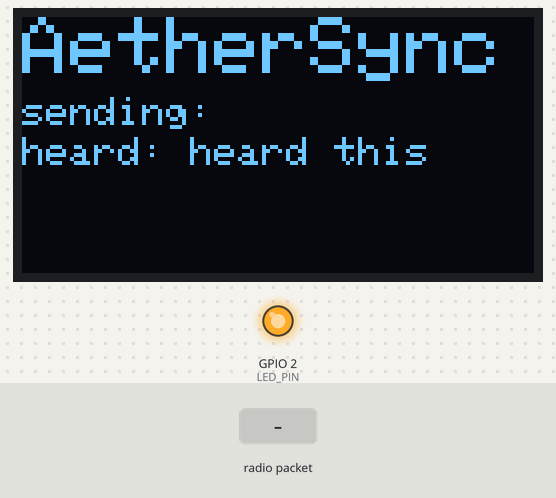
The sketch below on a simulated ESP32. On the bench: 128×64 one-colour display, output pins drawn as LEDs (lit = HIGH). The inputs (shaded band) are chosen by the test bench. The ROS host is connected and sends only what is stated; what the sketch prints to the serial monitor is not drawn.

Above: at 4.2 s.
4.3 s: radio packet "1" arrives
At 5.3 s:
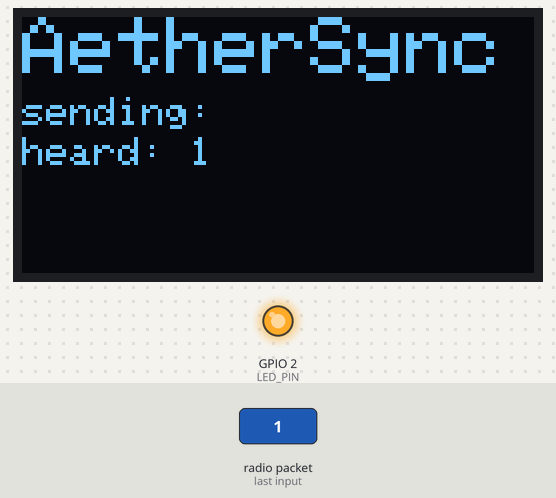
5.9 s: radio packet "0" arrives
At 6.7 s:
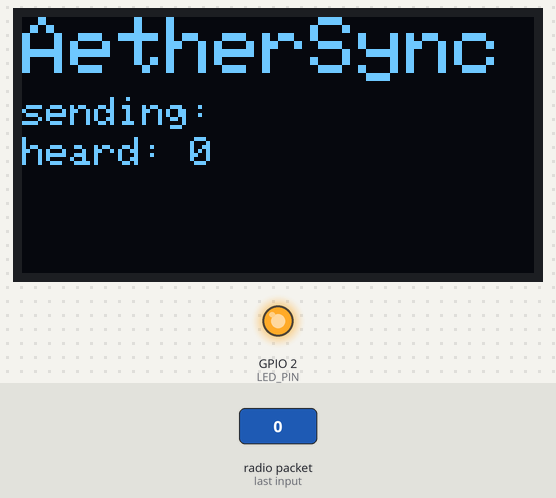
7.4 s: radio packet "2" arrives
Timing chart, 0 to 10.4 s (numbered marks = the images above; inputs shaded):
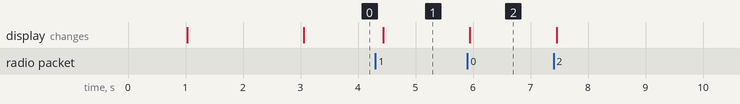

Measured:
- after the input at 4.3 s, the display: changes after 0.14 s (image 1)
- after the input at 5.9 s, the display: changes after 0.05 s (image 2)

The sketch:

simple_subscriber_task_OLED.ino
```cpp
//constrict to only use 1 core
#if CONFIG_FREERTOS_UNICORE
static const BaseType_t app_cpu = 0;
#else
static const BaseType_t app_cpu = 1;
#endif

#include <WiFi.h>
#include <esp_now.h>
#include <Adafruit_GFX.h>
#include <Adafruit_SSD1306.h>

#define SCREEN_WIDTH 128 // OLED display width, in pixels
#define SCREEN_HEIGHT 64 // OLED display height, in pixels
// Declaration for SSD1306 display connected using I2C
#define OLED_RESET -1 // Reset pin # (or -1 if sharing Arduino reset pin)
#define SCREEN_ADDRESS 0x3C
Adafruit_SSD1306 display(SCREEN_WIDTH, SCREEN_HEIGHT, &Wire, OLED_RESET);

#include <micro_ros_arduino.h>

#include <stdio.h>
#include <rcl/rcl.h>
#include <rcl/error_handling.h>
#include <rclc/rclc.h>
#include <rclc/executor.h>

#include <std_msgs/msg/int32.h>

rcl_subscription_t subscriber;
std_msgs__msg__Int32 msg;
rclc_executor_t executor;
rclc_support_t support;
rcl_allocator_t allocator;
rcl_node_t node;
rcl_timer_t timer;

String string_sub = ""; //this is the data it wants to send out. it gets this by subscribing to /mouth
String string_pub = "heard this"; //this is the data it has retrieved from surrounding robots. this data will be published to /ear
int callback_int;

static TaskHandle_t task_1 = NULL;
static TaskHandle_t task_2 = NULL;

#define LED_PIN 2

#define RCCHECK(fn) { rcl_ret_t temp_rc = fn; if((temp_rc != RCL_RET_OK)){error_loop();}}
#define RCSOFTCHECK(fn) { rcl_ret_t temp_rc = fn; if((temp_rc != RCL_RET_OK)){}}


void error_loop(){
  while(1){
    digitalWrite(LED_PIN, !digitalRead(LED_PIN));
    delay(100);
  }
}

void subscription_callback(const void * msgin)
{
  const std_msgs__msg__Int32 * msg = (const std_msgs__msg__Int32 *)msgin;

  callback_int = msg->data;
  string_sub = String(callback_int);
  digitalWrite(LED_PIN, (msg->data == 0) ? LOW : HIGH);
}


void task1(void *paramater){

  while(1){
//    broadcast("im am the one with OLED");
    broadcast(string_sub);
    delay(500);
  }

}

void task2(void *paramater){

  while(1){
    display.setTextSize(2);
    display.setTextColor(WHITE);
    display.setCursor(0, 0);

    //display.setCursor(0, 10);
    display.print("AetherSync");

    display.setTextSize(1);
    display.setCursor(0, 20);
    display.print("sending: ");
    display.println(string_sub);

    display.setCursor(0, 30);
    display.print("heard: ");
    display.println(string_pub);

    display.display();
    //delay(2000);
    display.clearDisplay();

    delay(100);
  }

}

void formatMacAddress(const uint8_t *macAddr, char *buffer, int maxLength)
{
  snprintf(buffer, maxLength, "%02x:%02x:%02x:%02x:%02x:%02x", macAddr[0], macAddr[1], macAddr[2], macAddr[3], macAddr[4], macAddr[5]);
}

void receiveCallback(const uint8_t *macAddr, const uint8_t *data, int dataLen)
{
  // only allow a maximum of 250 characters in the message + a null terminating byte
  char buffer[ESP_NOW_MAX_DATA_LEN + 1];
  int msgLen = min(ESP_NOW_MAX_DATA_LEN, dataLen);
  strncpy(buffer, (const char *)data, msgLen);
  // make sure we are null terminated
  buffer[msgLen] = 0;
  // format the mac address
  char macStr[18];
  formatMacAddress(macAddr, macStr, 18);
  // debug log the message to the serial port
  string_pub = buffer;
  Serial.printf("Received message from: %s - %s\n", macStr, buffer);

}

// callback when data is sent
void sentCallback(const uint8_t *macAddr, esp_now_send_status_t status)
{
  char macStr[18];
  formatMacAddress(macAddr, macStr, 18);

}

void broadcast(const String &message)
{
  // this will broadcast a message to everyone in range
  uint8_t broadcastAddress[] = {0xFF, 0xFF, 0xFF, 0xFF, 0xFF, 0xFF};
  esp_now_peer_info_t peerInfo = {};
  memcpy(&peerInfo.peer_addr, broadcastAddress, 6);
  if (!esp_now_is_peer_exist(broadcastAddress))
  {
    esp_now_add_peer(&peerInfo);
  }
  esp_err_t result = esp_now_send(broadcastAddress, (const uint8_t *)message.c_str(), message.length());


}


void setup()
{
  Serial.begin(115200);
  delay(1000);


  //Set device in STA mode to begin with
  WiFi.mode(WIFI_STA);
  Serial.println("ESPNow Example");
  // Output my MAC address - useful for later
  Serial.print("My MAC Address is: ");
  Serial.println(WiFi.macAddress());
  // shut down wifi
  WiFi.disconnect();
  // startup ESP Now
  if (esp_now_init() == ESP_OK)
  {
    Serial.println("ESPNow Init Success");
    esp_now_register_recv_cb(receiveCallback);
    esp_now_register_send_cb(sentCallback);
  }
  else
  {
    Serial.println("ESPNow Init Failed");
    delay(3000);
    ESP.restart();
  }

  if (!display.begin(SSD1306_SWITCHCAPVCC, SCREEN_ADDRESS))
  {
    Serial.println(F("SSD1306 allocation failed"));
    for (;;)
      ; // Don't proceed, loop forever
  }

  set_microros_transports();

  pinMode(LED_PIN, OUTPUT);
  digitalWrite(LED_PIN, HIGH);

  delay(2000);

  allocator = rcl_get_default_allocator();

  //create init_options
  RCCHECK(rclc_support_init(&support, 0, NULL, &allocator));

  // create node
  RCCHECK(rclc_node_init_default(&node, "micro_ros_arduino_node", "", &support));

  // create subscriber
  RCCHECK(rclc_subscription_init_default(
    &subscriber,
    &node,
    ROSIDL_GET_MSG_TYPE_SUPPORT(std_msgs, msg, Int32),
    "micro_ros_arduino_subscriber"));

  // create executor
  RCCHECK(rclc_executor_init(&executor, &support.context, 1, &allocator));
  RCCHECK(rclc_executor_add_subscription(&executor, &subscriber, &msg, &subscription_callback, ON_NEW_DATA));

  // Clear the buffer.
  display.clearDisplay();

  xTaskCreatePinnedToCore(
    task1,
    "broadcast string",
    4096,
    NULL,
    1,
    &task_1,
    app_cpu);

  xTaskCreatePinnedToCore(
    task2,
    "display data",
    4096,
    NULL,
    1,
    &task_2,
    app_cpu);

}

void loop()
{
  RCCHECK(rclc_executor_spin_some(&executor, RCL_MS_TO_NS(100)));
}
```
